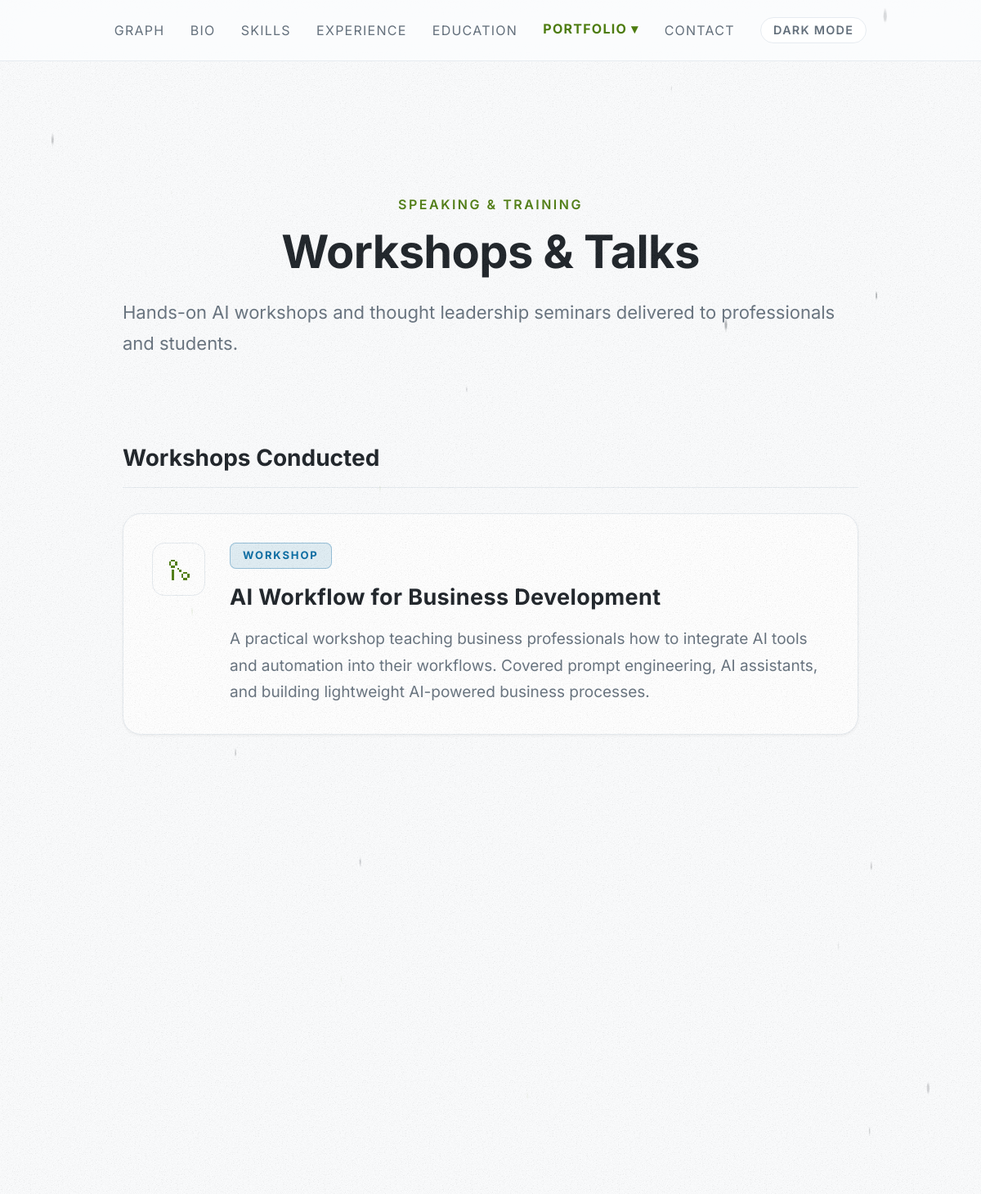
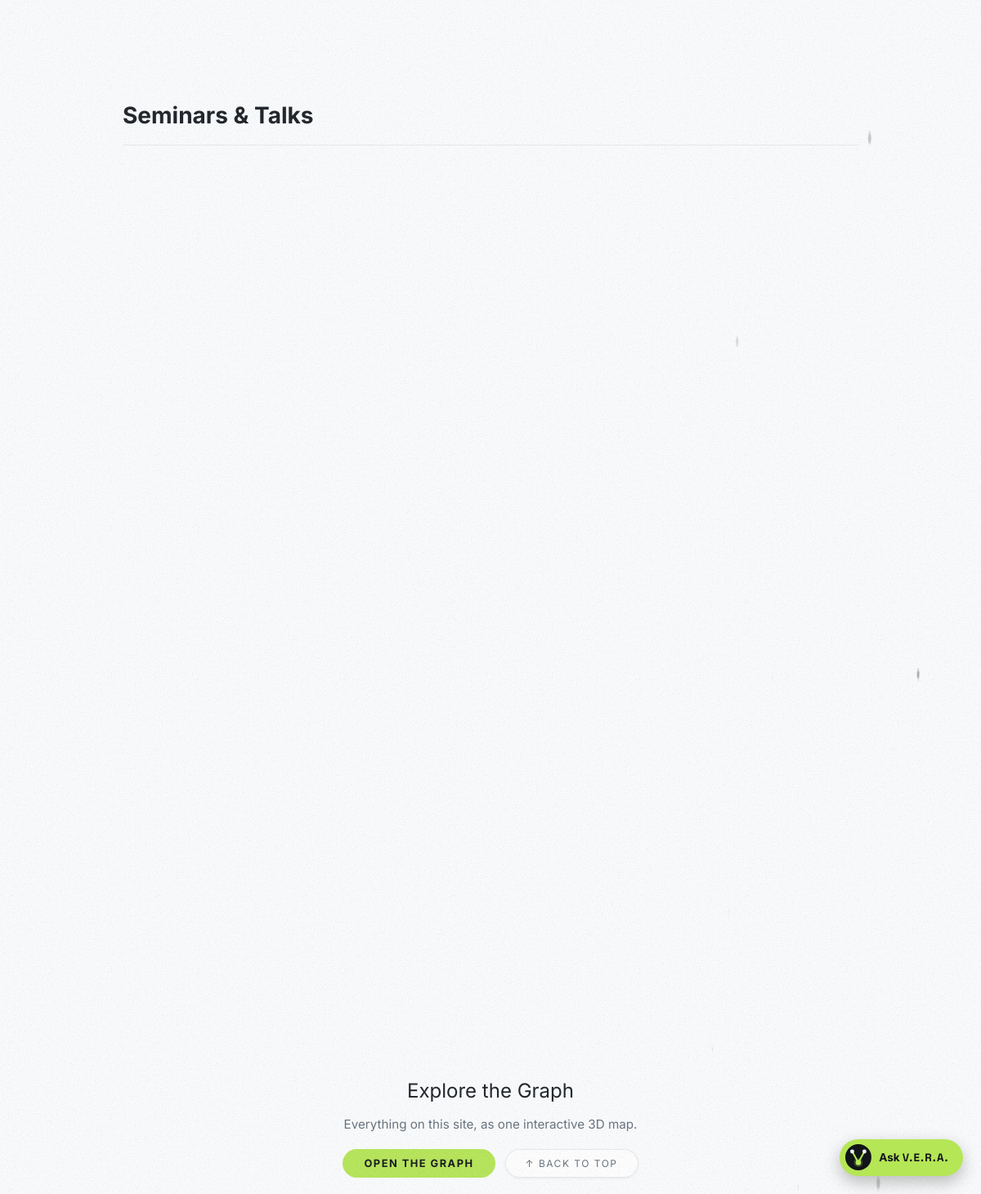
Page /workshops/ on the committed database (2 pictures, top to bottom).
### portfolio/models.py (models this page shows, shortened)
class NavigationItem(models.Model):
    profile = models.ForeignKey(UserProfile, on_delete=models.CASCADE, related_name='navigation_items')
    label = models.CharField(max_length=100)
    url = models.CharField(max_length=255, blank=True, default="")
    active_id = models.CharField(max_length=50, blank=True, default="")
    dropdown = models.BooleanField(default=False)
    parent = models.ForeignKey('self', on_delete=models.CASCADE, null=True, blank=True, related_name='children')
    order = models.IntegerField(default=0)
    class Meta:
        ordering = ['order', 'id']

class WorkshopsPage(models.Model):
    profile = models.OneToOneField(UserProfile, on_delete=models.CASCADE, related_name='workshops_page')
    page_label = models.CharField(max_length=100, default="Speaking & Training")
    page_title = models.CharField(max_length=255, default="Workshops & Talks")
    page_sub = models.TextField(blank=True, default="")

class WorkshopItem(models.Model):
    workshops_page = models.ForeignKey(WorkshopsPage, on_delete=models.CASCADE, related_name='workshops')
    icon = icon_field("settings")
    title = models.CharField(max_length=255)
    description = models.TextField()
    order = models.IntegerField(default=0)
    class Meta:
        ordering = ['order', 'id']

### portfolio/views.py (the view)
# urls.py: path('workshops/', views.workshops_view, name='workshops'),
def workshops_view(request):
    ws_context = {}
    try:
        page = WorkshopsPage.objects.first()
        if page:
            workshops = [{'icon': w.icon, 'title': w.title, 'description': w.description} for w in page.workshops.all()]
            seminars = [{'icon': s.icon, 'title': s.title, 'description': s.description} for s in page.seminars.all()]
            ws_context = {
                'page_label': page.page_label,
                'page_title': page.page_title,
                'page_sub': page.page_sub,
                'workshops': workshops,
                'seminars': seminars
            }
    except Exception:
        pass
    context = {
        'workshops': ws_context,
        'graph_data': get_graph_data()
    }
    return render(request, 'pages/workshops.html', context)

### portfolio/graph.py (called while the page is built)
def _clean(text):
    return _LEADING_SYMBOLS.sub("", (text or "").strip()).strip()

def _label(text, limit=MAX_LABEL):
    text = " ".join(_clean(text).split())
    return text if len(text) <= limit else text[:limit - 1].rstrip(" ,;:-–") + "…"

def _node(node_id, name, description="", navigate_to="", children=None, node_type="leaf"):
    node = {"id": node_id, "name": name, "type": node_type}
    if navigate_to:
        node["navigateTo"] = navigate_to
    description = " ".join(_TAGS.sub(" ", description or "").split())
    if description:
        node["description"] = description
    if children:
        node["children"] = children
    return node

def _section(node_id, name, page, description, children):
    return _node(node_id, name, description, page, children, node_type="category")

### portfolio/icons.py (called while the page is built)
def icon_name(value):
    value = (value or "").strip()
    if value in ICONS:
        return value
    value = _EMOJI_MODIFIERS.sub("", value)
    return EMOJI_TO_ICON.get(value, FALLBACK)

def render_icon(value, css_class=""):
    name = icon_name(value)
    classes = f"ico ico-{name} {css_class}".strip()
    return format_html(
        '<svg class="{}" viewBox="0 0 24 24" fill="currentColor" shape-rendering="crispEdges" '
        'aria-hidden="true" focusable="false">{}</svg>',
        classes, mark_safe(ICONS[name]),
    )

### portfolio/templatetags/portfolio_extras.py (called while the page is built)
@register.filter
def tojson(value):
    try:
        return mark_safe(json.dumps(value))
    except Exception:
        return mark_safe("[]")

@register.filter
def is_dropdown_active(dropdown_item, active_page):
    if not dropdown_item or not active_page:
        return False
    children = []
    if hasattr(dropdown_item, 'children'):
        children = dropdown_item.children.all()
    elif isinstance(dropdown_item, dict) and 'children' in dropdown_item:
        children = dropdown_item['children']
    for child in children:
        child_id = ""
        if isinstance(child, dict):
            child_id = child.get('id', '')
        elif hasattr(child, 'active_id'):
            child_id = child.active_id
        if child_id == active_page:
            return True
    return False

@register.simple_tag
def asset(path):
    from django.conf import settings
    from django.contrib.staticfiles import finders
    from django.templatetags.static import static
    url = static(path)
    if settings.DEBUG:
        found = finders.find(path)
        if found:
            import os
            url += f"?v={int(os.path.getmtime(found))}"
    return url

### templates/pages/workshops.html (shortened to what this page needs)
{% extends 'base.html' %}
{% load static portfolio_extras %}
{% block extra_css %}
<link rel="stylesheet" href="{% asset 'css/pages/workshops.css' %}">
{% endblock %}
{% block content %}
    <div class="page-label">{{ workshops.page_label }}</div>
    <h1 class="page-title">{{ workshops.page_title }}</h1>
    <p class="page-sub">{{ workshops.page_sub }}</p>
    <div class="section-heading">Workshops Conducted</div>
    {% for w in workshops.workshops %}
    <div class="talk-card">
        <div class="talk-icon icon-workshop icon-box">{{ w.icon|icon }}</div>
        <div class="talk-body">
            <span class="talk-type type-w">Workshop</span>
            <div class="talk-title">{{ w.title }}</div>
            <div class="talk-desc">{{ w.description }}</div>
        </div>
    </div>
    {% endfor %}
    <div class="section-heading">Seminars & Talks</div>
{% endblock %}
{% block after_content %}
    {% include 'components/graph_section.html' %}
{% endblock %}

### templates/components/navbar.html (shortened to what this page needs)
{% load portfolio_extras %}
<nav class="top-nav">
  <div class="d-none d-md-flex w-100 justify-content-center align-items-center nav-desktop">
    {% for item in config.navigation %}
      {% if item.dropdown %}
        <div class="dropdown">
          <button class="dropbtn nav-link{% if item|is_dropdown_active:active_page %} active{% endif %}">
            {{ item.label }} &#9662;
          </button>
        </div>
      {% else %}
        <a href="{{ item.url }}" class="nav-link{% if active_page == item.id %} active{% endif %}">{{ item.label }}</a>
      {% endif %}
    {% endfor %}
    <button type="button" class="theme-toggle" data-theme-toggle aria-label="Switch theme">Light mode</button>
  </div>
</nav>

### static/css/theme.css (style rules this page uses)
:root, :root[data-theme="dark"] { color-scheme: dark; --bg: #111418; --surface: #1A1F25; --border: #2B323B; --text: #EEF2F6; --muted: #95A0AC; --primary: #B5E655; --accent: #7DD3FC; --primary-bg: #B5E655; --on-primary: #111418; --graph-bg: #0A0C0F; --card-shadow: none; --glow: #B5E655; }
@media (prefers-color-scheme: light) { :root:not([data-theme]) { color-scheme: light; --bg: #FBFCFD; --surface: #FFFFFF; --border: #E6EBF0; --text: #1A1F25; --muted: #64707C; --primary: #4D7C0F; --accent: #0369A1; --graph-bg: #1A1F25; --card-shadow: 0 1px 3px rgba(17, 20, 24, .06); --glow: transparent; } }
body { background: var(--bg); color: var(--text); --bs-body-bg: var(--bg); --bs-body-color: var(--text); --bs-border-color: var(--border); --bs-link-color-rgb: initial; }
a { color: var(--primary); }
:root { --site-zoom: 1; }
@media (min-width: 1024px) { :root { --site-zoom: 1.25; } }
:root { --chat-zoom: var(--site-zoom); }
@media (min-width: 1024px) { :root { --chat-zoom: calc(var(--site-zoom) * .75); } }
.top-nav, .content, .landing-container, .theme-toggle.floating, .graph-explore-bar, .graph-skip, #instructions, .graph-tip { zoom: var(--site-zoom); }
body::after { content: ""; position: fixed; inset: 0; z-index: 9998; pointer-events: none; background-size: 180px 180px; opacity: var(--grain-opacity); }
:root, :root[data-theme="dark"] { --grain-opacity: .05; }
@media (prefers-color-scheme: light) { :root:not([data-theme]) { --grain-opacity: .06; } }
.theme-toggle { display: inline-flex; align-items: center; gap: 6px; padding: 6px 12px; border-radius: 999px; border: 1px solid var(--border); background: var(--surface); color: var(--muted); font: 600 0.72rem/1 'Inter', sans-serif; letter-spacing: 1px; text-transform: uppercase; cursor: pointer; transition: color .2s, border-color .2s; }

### static/css/style.css (style rules this page uses)
*, *::before, *::after { margin: 0; padding: 0; box-sizing: border-box; }
body, html { width: 100%; min-height: 100vh; overflow-x: hidden; background-color: var(--bg); color: var(--text); font-family: 'Trench Thin', 'Inter', sans-serif; }
h1, h2, h3, h4, h5, h6, .section-heading { line-height: 1.5; margin-bottom: 1rem; }
.page-label { font-size: 0.8rem; text-transform: uppercase; letter-spacing: 2px; color: var(--primary); margin-bottom: 8px; font-weight: 600; }
.page-title { font-size: 2.8rem; font-weight: 700; color: var(--text); margin-bottom: 16px; letter-spacing: -0.5px; line-height: 1.3; }
.page-sub { font-size: 1.1rem; color: var(--muted); margin-bottom: 40px; line-height: 1.7; }
body { background: var(--bg); color: var(--text); font-family: 'Trench Thin', 'Inter', sans-serif; min-height: 100vh; overflow-x: hidden; }
.top-nav { position: sticky; top: 0; width: 100%; height: 60px; display: flex; justify-content: center; align-items: center; gap: 25px; background: color-mix(in srgb, var(--bg) 90%, transparent); backdrop-filter: blur(15px); -webkit-backdrop-filter: blur(15px); border-bottom: 1px solid var(--border); z-index: 9999; padding: 0 20px; margin-bottom: 30px; }
.nav-link { color: var(--muted); text-decoration: none; font-size: 0.8rem; letter-spacing: 1px; text-transform: uppercase; transition: color 0.3s, transform 0.3s; }
.nav-link:hover, .nav-link.active { color: var(--primary); font-weight: 700; transform: translateY(-2px); text-shadow: 0 0 10px color-mix(in srgb, var(--glow) 40%, transparent); }
.dropdown { position: relative; display: inline-block; }
.dropbtn { background: none; border: none; font-family: inherit; cursor: pointer; padding: 0; outline: none; }
.section-heading { font-size: 1.4rem; font-weight: 700; color: var(--text); margin: 40px 0 25px; padding-bottom: 12px; border-bottom: 1px solid var(--border); width: 100%; }
.nav-desktop { gap: 25px; }
.ico { display: block; width: 1em; height: 1em; flex-shrink: 0; }
.content .icon-box { display: flex; align-items: center; justify-content: center; flex-shrink: 0; width: 48px; height: 48px; font-size: 24px; line-height: 1; color: var(--primary); background: var(--surface); border: 1px solid var(--border); border-radius: 12px; filter: none; box-shadow: none; }
.talk-icon.icon-box { min-width: 52px; width: 52px; height: 52px; align-self: flex-start; }
.content .focus-icon.icon-box, .content .achieve-icon.icon-box, .content .talk-icon.icon-box { filter: none; align-items: center; }

### static/css/graph_bg.css (style rules this page uses)
@media (prefers-color-scheme: light) { :root:not([data-theme]) { --graph-bg-opacity: 0.9; } }

### rows in the picture
NavigationItem: label "GRAPH"
NavigationItem: label "BIO"
NavigationItem: label "SKILLS"
NavigationItem: label "EXPERIENCE"
NavigationItem: label "EDUCATION"
NavigationItem: label "PORTFOLIO"
NavigationItem: label "CONTACT"
WorkshopsPage: page_label "SPEAKING & TRAINING", page_title "Workshops & Talks", page_sub "Hands-on AI workshops and thought leadership seminars delivered to professionals and students."
WorkshopItem: title "AI Workflow for Business Development", description "A practical workshop teaching business professionals how to integrate AI tools and automation into their workflows. Covered prompt engineering, AI assistants, and building lightweight AI-powered business processes."
